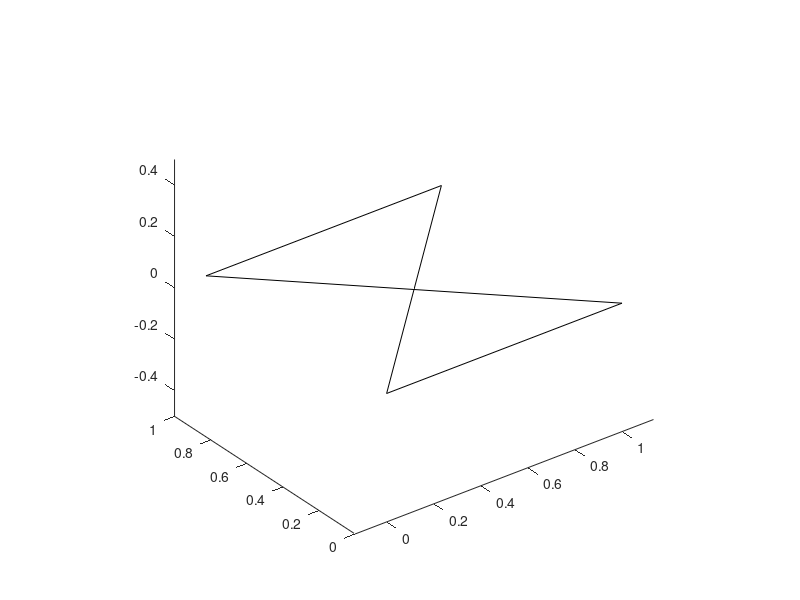

Write the MATLAB code that produced this figure. (Note: this script raises an error after producing the figure.)
%=============================================================================
% Copyright (c) 2016-present Allan CORNET (Nelson)
%=============================================================================
% This file is part of Nelson.
%=============================================================================
% LICENCE_BLOCK_BEGIN
% SPDX-License-Identifier: LGPL-3.0-or-later
% LICENCE_BLOCK_END
%=============================================================================
% <--WEIGHT 2-->
% <--ADV-CLI MODE-->
%=============================================================================
f = figure('Position', [120 120 640 480]);
x = [0 1 0 1]';
y = [0 0 1 1]';
c = [1 1 1];
patch(x, y, c);
axis equal
view(3)
frame = assert_opengl_patch_frame(f);
darkPixels = frame(:, :, 1) < 180 & frame(:, :, 2) < 180 & frame(:, :, 3) < 180;
asserts.istrue(nnz(darkPixels) > numel(darkPixels) * 0.002);
close(f);
%=============================================================================
